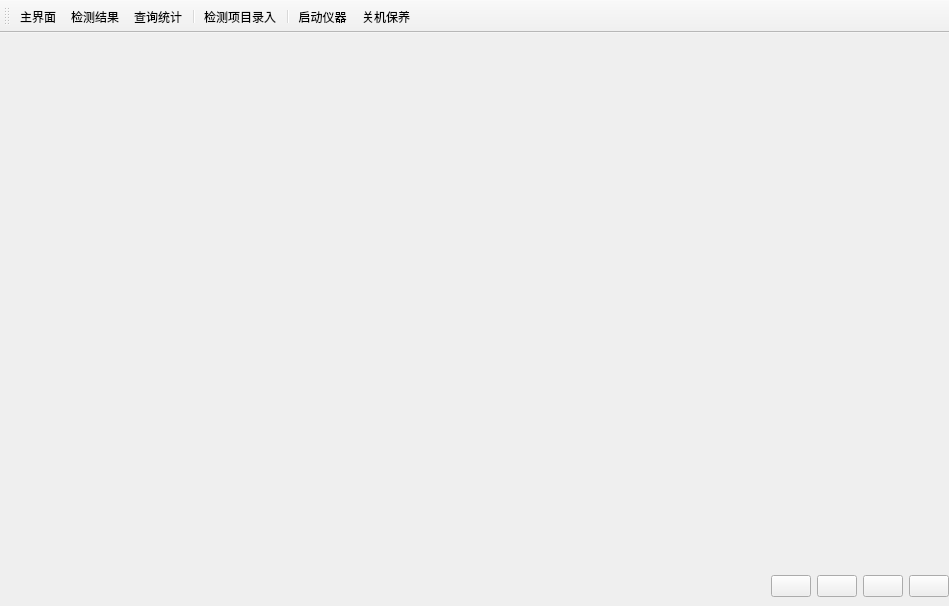
<?xml version="1.0" encoding="UTF-8"?>
<ui version="4.0">
 <class>MainWindow</class>
 <widget class="QMainWindow" name="MainWindow">
  <property name="geometry">
   <rect>
    <x>0</x>
    <y>0</y>
    <width>949</width>
    <height>606</height>
   </rect>
  </property>
  <property name="windowTitle">
   <string>MainWindow</string>
  </property>
  <property name="windowIcon">
   <iconset resource="res.qrc">
    <normaloff>:/icon/whpm.png</normaloff>:/icon/whpm.png</iconset>
  </property>
  <widget class="QWidget" name="centralWidget">
   <property name="sizePolicy">
    <sizepolicy hsizetype="Expanding" vsizetype="Expanding">
     <horstretch>0</horstretch>
     <verstretch>0</verstretch>
    </sizepolicy>
   </property>
   <property name="autoFillBackground">
    <bool>false</bool>
   </property>
   <layout class="QVBoxLayout" name="verticalLayout" stretch="30,1">
    <property name="leftMargin">
     <number>0</number>
    </property>
    <property name="rightMargin">
     <number>0</number>
    </property>
    <property name="bottomMargin">
     <number>9</number>
    </property>
    <item>
     <widget class="QWidget" name="widget" native="true">
      <property name="sizePolicy">
       <sizepolicy hsizetype="Expanding" vsizetype="Expanding">
        <horstretch>0</horstretch>
        <verstretch>0</verstretch>
       </sizepolicy>
      </property>
     </widget>
    </item>
    <item>
     <layout class="QHBoxLayout" name="horizontalLayout">
      <item>
       <spacer name="horizontalSpacer">
        <property name="orientation">
         <enum>Qt::Horizontal</enum>
        </property>
        <property name="sizeHint" stdset="0">
         <size>
          <width>40</width>
          <height>20</height>
         </size>
        </property>
       </spacer>
      </item>
      <item>
       <widget class="QPushButton" name="pushButton">
        <property name="text">
         <string/>
        </property>
        <property name="icon">
         <iconset resource="res.qrc">
          <normaloff>:/icon/tk.png</normaloff>:/icon/tk.png</iconset>
        </property>
        <property name="iconSize">
         <size>
          <width>32</width>
          <height>32</height>
         </size>
        </property>
       </widget>
      </item>
      <item>
       <widget class="QPushButton" name="pushButton_2">
        <property name="text">
         <string/>
        </property>
        <property name="icon">
         <iconset resource="res.qrc">
          <normaloff>:/icon/tf.png</normaloff>:/icon/tf.png</iconset>
        </property>
        <property name="iconSize">
         <size>
          <width>32</width>
          <height>32</height>
         </size>
        </property>
       </widget>
      </item>
      <item>
       <widget class="QPushButton" name="pushButton_3">
        <property name="text">
         <string/>
        </property>
        <property name="icon">
         <iconset resource="res.qrc">
          <normaloff>:/icon/tj.png</normaloff>:/icon/tj.png</iconset>
        </property>
        <property name="iconSize">
         <size>
          <width>32</width>
          <height>32</height>
         </size>
        </property>
       </widget>
      </item>
      <item>
       <widget class="QPushButton" name="pushButton_4">
        <property name="text">
         <string/>
        </property>
        <property name="icon">
         <iconset resource="res.qrc">
          <normaloff>:/icon/te.png</normaloff>:/icon/te.png</iconset>
        </property>
        <property name="iconSize">
         <size>
          <width>32</width>
          <height>32</height>
         </size>
        </property>
       </widget>
      </item>
     </layout>
    </item>
   </layout>
  </widget>
  <widget class="QToolBar" name="toolBar">
   <property name="windowTitle">
    <string>toolBar</string>
   </property>
   <property name="iconSize">
    <size>
     <width>64</width>
     <height>64</height>
    </size>
   </property>
   <attribute name="toolBarArea">
    <enum>TopToolBarArea</enum>
   </attribute>
   <attribute name="toolBarBreak">
    <bool>false</bool>
   </attribute>
   <addaction name="actionMain"/>
   <addaction name="actionReport"/>
   <addaction name="actionQuery"/>
   <addaction name="separator"/>
   <addaction name="actionCheck"/>
   <addaction name="separator"/>
   <addaction name="actionStart"/>
   <addaction name="actionShutdown"/>
  </widget>
  <action name="actionReport">
   <property name="checkable">
    <bool>true</bool>
   </property>
   <property name="icon">
    <iconset resource="res.qrc">
     <normaloff>:/icon/myreport.png</normaloff>:/icon/myreport.png</iconset>
   </property>
   <property name="text">
    <string>检测结果</string>
   </property>
  </action>
  <action name="actionQuery">
   <property name="checkable">
    <bool>true</bool>
   </property>
   <property name="icon">
    <iconset resource="res.qrc">
     <normaloff>:/icon/myquery.png</normaloff>:/icon/myquery.png</iconset>
   </property>
   <property name="text">
    <string>查询统计</string>
   </property>
  </action>
  <action name="actionSop">
   <property name="checkable">
    <bool>true</bool>
   </property>
   <property name="icon">
    <iconset resource="res.qrc">
     <normaloff>:/icon/book.png</normaloff>:/icon/book.png</iconset>
   </property>
   <property name="text">
    <string>SOP</string>
   </property>
   <property name="toolTip">
    <string>SOP</string>
   </property>
  </action>
  <action name="actionDebug">
   <property name="checkable">
    <bool>true</bool>
   </property>
   <property name="icon">
    <iconset resource="res.qrc">
     <normaloff>:/icon/debug.png</normaloff>:/icon/debug.png</iconset>
   </property>
   <property name="text">
    <string>仪器调试</string>
   </property>
   <property name="toolTip">
    <string>仪器调试</string>
   </property>
  </action>
  <action name="actionClose">
   <property name="icon">
    <iconset resource="res.qrc">
     <normaloff>:/icon/butclose.png</normaloff>:/icon/butclose.png</iconset>
   </property>
   <property name="text">
    <string>关机</string>
   </property>
   <property name="toolTip">
    <string>关闭仪器</string>
   </property>
  </action>
  <action name="actionMinimize">
   <property name="icon">
    <iconset resource="res.qrc">
     <normaloff>:/icon/butmin.png</normaloff>:/icon/butmin.png</iconset>
   </property>
   <property name="text">
    <string>最小化</string>
   </property>
   <property name="toolTip">
    <string>最小化窗口</string>
   </property>
  </action>
  <action name="actionMain">
   <property name="checkable">
    <bool>true</bool>
   </property>
   <property name="icon">
    <iconset resource="res.qrc">
     <normaloff>:/icon/whpm.png</normaloff>:/icon/whpm.png</iconset>
   </property>
   <property name="text">
    <string>主界面</string>
   </property>
   <property name="toolTip">
    <string>主界面</string>
   </property>
  </action>
  <action name="actionStart">
   <property name="icon">
    <iconset resource="res.qrc">
     <normaloff>:/icon/mystart.png</normaloff>:/icon/mystart.png</iconset>
   </property>
   <property name="text">
    <string>启动仪器</string>
   </property>
   <property name="toolTip">
    <string>启动仪器</string>
   </property>
  </action>
  <action name="actionShutdown">
   <property name="icon">
    <iconset resource="res.qrc">
     <normaloff>:/icon/mystop.png</normaloff>:/icon/mystop.png</iconset>
   </property>
   <property name="text">
    <string>关机保养</string>
   </property>
   <property name="toolTip">
    <string>关机保养</string>
   </property>
  </action>
  <action name="actionSet">
   <property name="icon">
    <iconset resource="res.qrc">
     <normaloff>:/icon/set.png</normaloff>:/icon/set.png</iconset>
   </property>
   <property name="text">
    <string>参数设置</string>
   </property>
   <property name="toolTip">
    <string>参数设置</string>
   </property>
  </action>
  <action name="actionSickinput">
   <property name="icon">
    <iconset resource="res.qrc">
     <normaloff>:/icon/sick.png</normaloff>:/icon/sick.png</iconset>
   </property>
   <property name="text">
    <string>病人录入</string>
   </property>
   <property name="toolTip">
    <string>病人录入</string>
   </property>
  </action>
  <action name="actionCheck">
   <property name="icon">
    <iconset resource="res.qrc">
     <normaloff>:/icon/myselect.png</normaloff>:/icon/myselect.png</iconset>
   </property>
   <property name="text">
    <string>检测项目录入</string>
   </property>
   <property name="toolTip">
    <string>检测项目录入</string>
   </property>
  </action>
 </widget>
 <layoutdefault spacing="6" margin="11"/>
 <resources>
  <include location="res.qrc"/>
 </resources>
 <connections/>
</ui>
